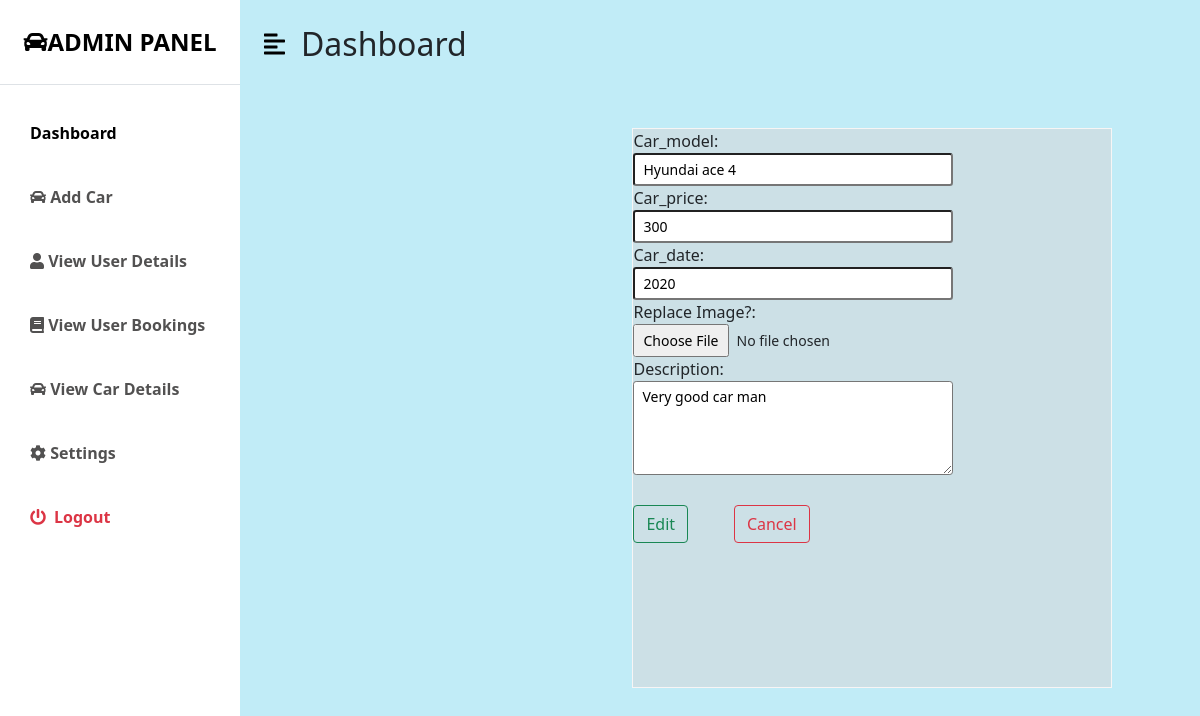
The app's page /editcar.php?id=1&filename=./img/car1.jpg with its own data.
### tables this page shows
CREATE TABLE `carinfo` (
  `ID` int(20) NOT NULL,
  `car_model` varchar(100) NOT NULL,
  `car_price` int(100) NOT NULL,
  `car_date` varchar(30) NOT NULL,
  `imglink` varchar(300) NOT NULL,
  `Description` varchar(400) NOT NULL
);

### editcar.php (the view, shortened to what this page needs)
<?php include './sql_connection.php';?>
<!DOCTYPE html>
<html lang="en">
<head>
    <link href="https://cdn.jsdelivr.net/npm/bootstrap@5.0.0-beta3/dist/css/bootstrap.min.css" rel="stylesheet" />
    <link rel="stylesheet" href="https://cdnjs.cloudflare.com/ajax/libs/font-awesome/5.15.3/css/all.min.css" />
    <link rel="stylesheet" href="./admin/styles.css" />
</head>
<body>
<div class="d-flex" id="wrapper">
        <?php include './admin/sidebar.php'; ?>
        <div>
        <?php include './admin/navbar.php'; ?>
        <?php
        $id = $_GET['id'];
        $image = $_GET['filename'];
        $sql = "select * from carinfo where ID=$id";
        $result = $conn->query($sql);
        if ($result->num_rows > 0) {
        while($row = $result->fetch_assoc())
        {
            $car = $row['car_model'];
            $price = $row["car_price"];
            $date = $row["car_date"];
            $description = $row["Description"];
        }
        }
        else {
        echo "0 results";
        }
        ?>
        <div>
        <form action="editprocess.php?id=<?php echo $id; ?>&filename=<?php echo $image; ?>" enctype="multipart/form-data" method="post" class="" onsubmit="return validate();">
        <label for="">Car_model:</label><br>
        <input type="text" name="model" id="" class="form-control-sm" required value="<?php echo $car;?>" required>
        <br>
        <label for="">Car_price:</label><br>
        <input type="text" name="price" id="price"  class="form-control-sm" required value="<?php echo $price;?>" required>
        <br>
        <label for="">Car_date:</label><br>
        <input type="text" name="date" id="date" class="form-control-sm" required value="<?php echo $date;?>" required>
        <br>
        <label for="">Replace Image?:</label><br>
        <input type="file" name="image" id="" class="form-control-sm" >
        <br>
        <label for="">Description:</label>
        <br>
        <textarea name="description" id="" cols="50" rows="4" class="form-control-sm" required  ><?php echo $description;?></textarea>
        <br>
        <br>
        <input type="submit" value="Edit" name="editbtn" class="btn btn-outline-success"> &nbsp;&nbsp;&nbsp;&nbsp;&nbsp;&nbsp;&nbsp;&nbsp;&nbsp;
        <input type="reset" value="Cancel" class="btn btn-outline-danger">
        </form>
        </div>
        </div>
</div>
</body>
</html>

### admin/styles.css (style rules this page uses)
:root { --main-text-color: #000000; --second-text-color: #525151; }
#wrapper { overflow-x: hidden; background-color: #c1ecf7; }

### editcar.php (style rules this page uses)
form { text-align: left; display:block; margin: 0 auto; width: 60vh; height: 70vh; border: 1px solid rgb(247, 245, 245); display: block; background: rgba(216, 214, 214,0.5); overflow: hidden; margin-top: 5vh; }
.form-control-sm { width: 40vh; }

### records on screen
carinfo: model "Hyundai ace 4", price "300", date "2020", description "Very good car man"
